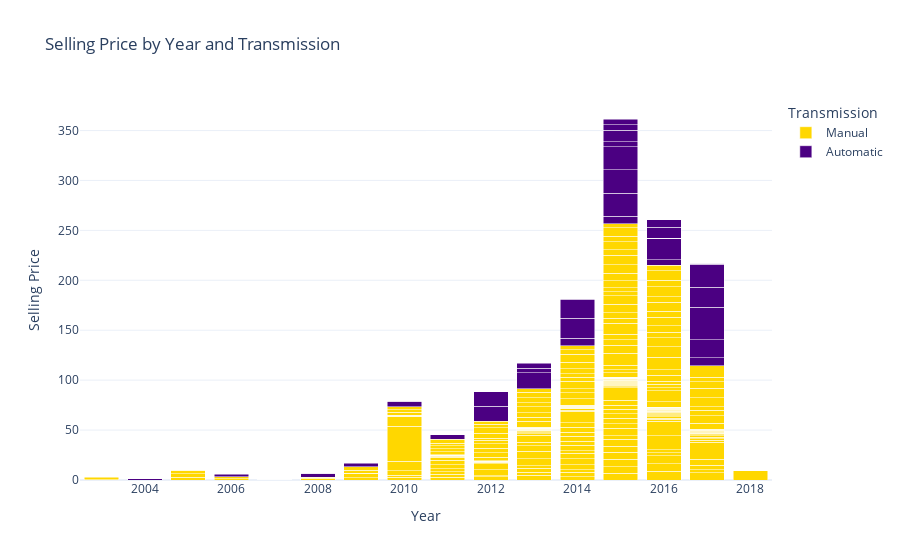

The notebook cell this image was saved under:
### Code cell
fig4 = px.bar(cars, 
              x='Year', 
              y='Selling_Price', 
              color='Transmission', 
              barmode='stack',
              title='Selling Price by Year and Transmission',
              labels={'Selling_Price': 'Selling Price', 'Year': 'Year'},
              template='plotly_white',
              color_discrete_map={'Manual': '#FFD700', 'Automatic': '#4B0082'})  

fig4.update_layout(
    xaxis=dict(title='Year'),
    yaxis=dict(title='Selling Price'),
)

fig4.show()

### Figure 1 — Plotly figure (JSON) as saved in the notebook; plotly's stock layout.template omitted (floating-point values rounded to 4 significant figures; data arrays with more than 128 entries replaced by an {"elided": "..."} marker saying what was removed)
{"data": [{"alignmentgroup": "True", "hovertemplate": "Transmission=Manual<br>Year=%{x}<br>Selling Price=%{y}<extra></extra>", "legendgroup": "Manual", "marker": {"color": "#FFD700", "pattern": {"shape": ""}}, "name": "Manual", "offsetgroup": "Manual", "orientation": "v", "showlegend": true, "textposition": "auto", "type": "bar", "x": {"elided": "261 int values"}, "xaxis": "x", "y": {"elided": "261 float values"}, "yaxis": "y"}, {"alignmentgroup": "True", "hovertemplate": "Transmission=Automatic<br>Year=%{x}<br>Selling Price=%{y}<extra></extra>", "legendgroup": "Automatic", "marker": {"color": "#4B0082", "pattern": {"shape": ""}}, "name": "Automatic", "offsetgroup": "Automatic", "orientation": "v", "showlegend": true, "textposition": "auto", "type": "bar", "x": [2015, 2011, 2016, 2014, 2017, 2012, 2015, 2017, 2013, 2009, 2014, 2014, 2015, 2017, 2017, 2004, 2010, 2012, 2017, 2006, 2015, 2008, 2016, 2017, 2017, 2016, 2017, 2016, 2014, 2008, 2010, 2008, 2015, 2013, 2013, 2015, 2015, 2016, 2016, 2015], "xaxis": "x", "y": [7.5, 4.4, 5.85, 7.5, 7.75, 14.9, 23, 18, 16, 3.6, 19.99, 18.75, 23.5, 33, 19.75, 1.5, 5.25, 14.5, 23, 2.5, 23, 4, 20.75, 0.48, 0.45, 0.45, 0.4, 0.35, 0.35, 0.25, 0.25, 0.17, 5.15, 4.5, 5.11, 11.45, 5.4, 10.9, 7.4, 5.75], "yaxis": "y"}], "layout": {"barmode": "stack", "legend": {"title": {"text": "Transmission"}, "tracegroupgap": 0}, "title": {"text": "Selling Price by Year and Transmission"}, "xaxis": {"anchor": "y", "domain": [0, 1], "title": {"text": "Year"}}, "yaxis": {"anchor": "x", "domain": [0, 1], "title": {"text": "Selling Price"}}}}
